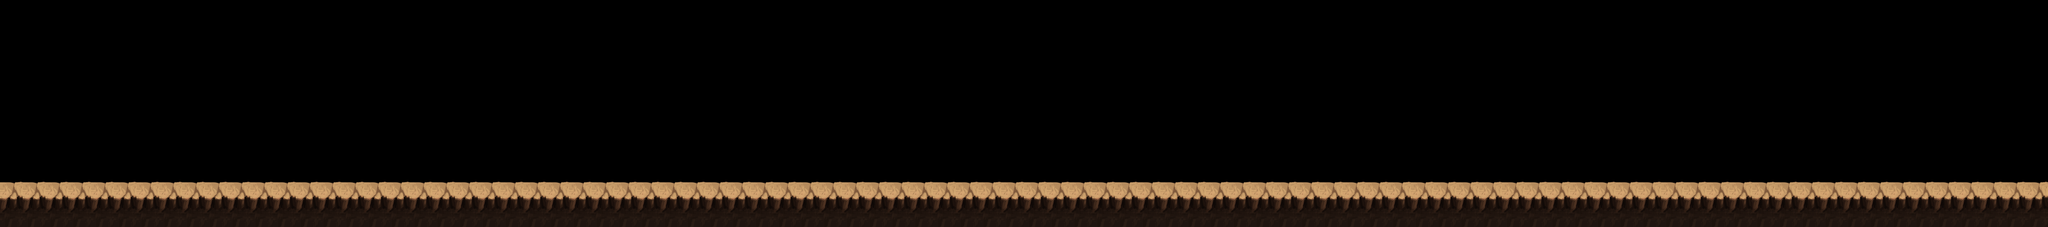

This is a level from a 2D game, rendered from its Tiled map with the project's own tilesets. A one-line summary and the map file follow, with tile-layer data summarised:
An orthogonal 90x10 tile map with 64x64 px tiles, 2 tile layers (bg, platform), 3 tilesets and 109 objects.

<map version="1.4" tiledversion="2020.11.25" orientation="orthogonal" renderorder="right-down" width="90" height="10" tilewidth="64" tileheight="64" infinite="0" nextlayerid="6" nextobjectid="267">
 <tileset firstgid="1" source="../bg_cell_block.tsx" />
 <tileset firstgid="12" source="../item.tsx" />
 <tileset firstgid="73" source="../bg_cell_bg.tsx" />
 <layer id="1" name="bg" width="90" height="10">
  <data>[900 cells, 0 non-empty, 0 distinct tile ids]</data>
 </layer>
 <layer id="2" name="platform" width="90" height="10">
  <data>[900 cells, 180 non-empty, 2 distinct tile ids]</data>
 </layer>
 <objectgroup id="3" name="object_obstacle">
  <object id="10" gid="11" x="3279" y="449" width="210" height="602" />
  <object id="11" gid="11" x="3871" y="450" width="210" height="602" />
  <object id="12" gid="11" x="3476" y="448" width="210" height="602" />
  <object id="13" gid="11" x="3674" y="451" width="210" height="602" />
  <object id="14" gid="4" x="4448" y="544" width="90" height="111" />
  <object id="15" gid="7" x="5088" y="560" width="160" height="256" />
  <object id="17" gid="9" x="252" y="428" width="138" height="602" />
  <object id="18" gid="9" x="496" y="428" width="138" height="602" />
  <object id="19" gid="9" x="368" y="368" width="138" height="602" />
  <object id="20" gid="9" x="560" y="224" width="138" height="602" />
  <object id="21" gid="11" x="1484" y="448" width="210" height="602" />
  <object id="22" gid="11" x="2076" y="449" width="210" height="602" />
  <object id="23" gid="11" x="1681" y="447" width="210" height="602" />
  <object id="24" gid="11" x="1879" y="450" width="210" height="602" />
  <object id="25" gid="11" x="1285" y="448" width="210" height="602" />
  <object id="26" gid="11" x="1090" y="449" width="210" height="602" />
  <object id="27" gid="4" x="2832" y="544" width="90" height="111" />
  <object id="28" gid="4" x="2672" y="544" width="90" height="111" />
  <object id="29" gid="4" x="2736" y="560" width="90" height="111" />
  <object id="30" gid="4" x="-32" y="560" width="90" height="111" />
 </objectgroup>
 <objectgroup id="4" name="object_item">
  <object id="89" gid="13" x="71" y="399" width="66" height="66" />
  <object id="91" gid="13" x="6" y="336" width="66" height="66" />
  <object id="93" gid="13" x="-59" y="336" width="66" height="66" />
  <object id="94" gid="13" x="129" y="497" width="66" height="66" />
  <object id="95" gid="13" x="449" y="529" width="66" height="66" />
  <object id="96" gid="13" x="514" y="528" width="66" height="66" />
  <object id="97" gid="13" x="578" y="528" width="66" height="66" />
  <object id="98" gid="13" x="386" y="528" width="66" height="66" />
  <object id="99" gid="13" x="193" y="529" width="66" height="66" />
  <object id="100" gid="13" x="257" y="529" width="66" height="66" />
  <object id="101" gid="13" x="322" y="528" width="66" height="66" />
  <object id="102" gid="13" x="769" y="499" width="66" height="66" />
  <object id="103" gid="13" x="705" y="499" width="66" height="66" />
  <object id="104" gid="13" x="641" y="528" width="66" height="66" />
  <object id="105" gid="19" x="841" y="509" width="114" height="114" />
  <object id="106" gid="13" x="1537" y="526" width="66" height="66" />
  <object id="107" gid="13" x="1473" y="526" width="66" height="66" />
  <object id="108" gid="13" x="1025" y="527" width="66" height="66" />
  <object id="109" gid="13" x="1154" y="526" width="66" height="66" />
  <object id="110" gid="13" x="1346" y="526" width="66" height="66" />
  <object id="111" gid="13" x="1281" y="527" width="66" height="66" />
  <object id="112" gid="13" x="1218" y="526" width="66" height="66" />
  <object id="113" gid="13" x="1410" y="526" width="66" height="66" />
  <object id="114" gid="13" x="1089" y="527" width="66" height="66" />
  <object id="115" gid="13" x="961" y="499" width="66" height="66" />
  <object id="116" gid="13" x="2048" y="528" width="66" height="66" />
  <object id="117" gid="13" x="1664" y="529" width="66" height="66" />
  <object id="118" gid="13" x="1856" y="529" width="66" height="66" />
  <object id="119" gid="13" x="2112" y="528" width="66" height="66" />
  <object id="120" gid="13" x="1793" y="528" width="66" height="66" />
  <object id="121" gid="13" x="1985" y="528" width="66" height="66" />
  <object id="122" gid="13" x="1921" y="528" width="66" height="66" />
  <object id="123" gid="13" x="1600" y="529" width="66" height="66" />
  <object id="124" gid="13" x="1729" y="528" width="66" height="66" />
  <object id="125" gid="13" x="2240" y="528" width="66" height="66" />
  <object id="126" gid="13" x="2369" y="499" width="66" height="66" />
  <object id="127" gid="13" x="2176" y="528" width="66" height="66" />
  <object id="128" gid="13" x="2305" y="527" width="66" height="66" />
  <object id="129" gid="13" x="2433" y="498" width="66" height="66" />
  <object id="130" gid="13" x="3009" y="498" width="66" height="66" />
  <object id="131" gid="13" x="2497" y="498" width="66" height="66" />
  <object id="132" gid="13" x="2967" y="385" width="66" height="66" />
  <object id="133" gid="13" x="2787" y="188" width="66" height="66" />
  <object id="134" gid="13" x="2579" y="313" width="66" height="66" />
  <object id="135" gid="13" x="2656" y="222" width="66" height="66" />
  <object id="136" gid="13" x="2923" y="313" width="66" height="66" />
  <object id="137" gid="13" x="2722" y="188" width="66" height="66" />
  <object id="138" gid="13" x="2852" y="222" width="66" height="66" />
  <object id="139" gid="13" x="2540" y="385" width="66" height="66" />
  <object id="140" gid="13" x="3009" y="498" width="66" height="66" />
  <object id="141" gid="13" x="4289" y="498" width="66" height="66" />
  <object id="142" gid="13" x="4225" y="498" width="66" height="66" />
  <object id="143" gid="13" x="4551" y="398" width="66" height="66" />
  <object id="144" gid="13" x="4486" y="335" width="66" height="66" />
  <object id="145" gid="13" x="4355" y="398" width="66" height="66" />
  <object id="146" gid="13" x="4421" y="335" width="66" height="66" />
  <object id="147" gid="13" x="4609" y="496" width="66" height="66" />
  <object id="148" gid="13" x="4737" y="498" width="66" height="66" />
  <object id="149" gid="13" x="4673" y="498" width="66" height="66" />
  <object id="150" gid="13" x="4801" y="498" width="66" height="66" />
  <object id="151" gid="13" x="5377" y="498" width="66" height="66" />
  <object id="152" gid="13" x="4865" y="498" width="66" height="66" />
  <object id="153" gid="13" x="5335" y="385" width="66" height="66" />
  <object id="154" gid="13" x="5155" y="188" width="66" height="66" />
  <object id="155" gid="13" x="5024" y="222" width="66" height="66" />
  <object id="156" gid="13" x="4947" y="313" width="66" height="66" />
  <object id="157" gid="13" x="5291" y="313" width="66" height="66" />
  <object id="158" gid="13" x="5090" y="188" width="66" height="66" />
  <object id="159" gid="13" x="5220" y="222" width="66" height="66" />
  <object id="160" gid="13" x="4908" y="385" width="66" height="66" />
  <object id="161" gid="13" x="5377" y="498" width="66" height="66" />
  <object id="242" gid="13" x="3777" y="530" width="66" height="66" />
  <object id="243" gid="13" x="4099" y="528" width="66" height="66" />
  <object id="244" gid="13" x="4163" y="528" width="66" height="66" />
  <object id="245" gid="13" x="3202" y="528" width="66" height="66" />
  <object id="246" gid="13" x="3392" y="531" width="66" height="66" />
  <object id="247" gid="13" x="3713" y="530" width="66" height="66" />
  <object id="248" gid="13" x="3265" y="528" width="66" height="66" />
  <object id="249" gid="13" x="3138" y="528" width="66" height="66" />
  <object id="250" gid="13" x="4034" y="529" width="66" height="66" />
  </objectgroup>
 <objectgroup id="5" name="object_monster" />
</map>
<!-- 9 of 109 objects omitted -->
